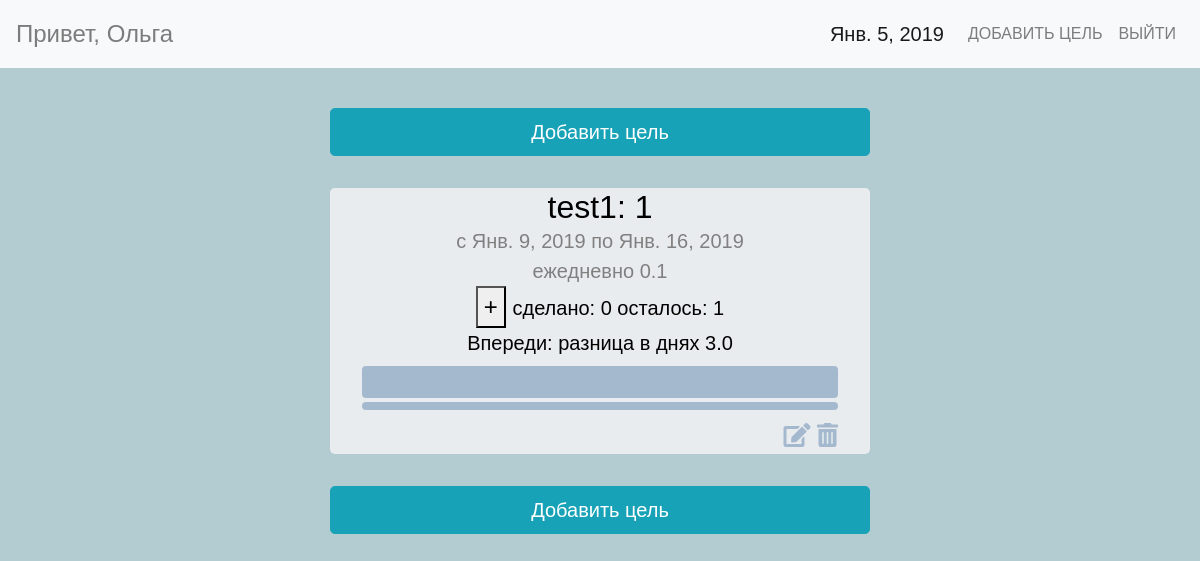
The page /progress/progress (signed in) on the database its author committed.
### progress/models.py (models this page shows)
class Target(models.Model):
    user = models.ForeignKey(User)
    target_description = models.CharField(max_length=300,)
    target = models.PositiveIntegerField(default=1)
    start_date = models.DateField()
    end_date = models.DateField()
    priority = models.SmallIntegerField(default=1, help_text='приоритет в показе',
                                        choices=((1, 'обычный порядок'),
                                                 (0, 'показывать в начале'),)
                                        )
    done = models.PositiveIntegerField(default=0)
    def _get_current_status(self):
        from datetime import date, datetime
        current_date = date.today()
        task_duration = (self.end_date - self.start_date).days + 1
        target_per_day = self.target / task_duration
        to_be_done = target_per_day * ((current_date - self.start_date).days + 1)  # на сегодня
        if target_per_day == 0:
            return target_per_day
        diff_days =  (self.done - to_be_done) / target_per_day
        return diff_days
    def _get_persentage(self):
        if self.target == 0:
            return 0
        else:
            result = int(self.done * 100 / self.target)
            if result <= 100:
                return result
            else:
                return 100
    def _wording(self):
        if self.f1 == 0:
            return "В графике".format()
        elif self.f1 > 0:
            return 'Впереди'
        else:
            return 'Отстаем'
    def _todo_daily(self):
        from datetime import date, datetime
        current_date = date.today()
        task_duration = (self.end_date - self.start_date).days + 1
        target_per_day = self.target / task_duration
        return target_per_day
    def _tobe_done(self):
        from datetime import date, datetime
        current_date = date.today()
        task_duration = (self.end_date - self.start_date).days + 1
        target_per_day = self.target / task_duration
        to_be_done_today = target_per_day * ((current_date - self.start_date).days + 1)  # на сегодня
        if self.target == 0:
            return 0
        else:
            to_be_done_today = to_be_done_today * 100/self.target
            if to_be_done_today >=100:
                return 100
            else:
                return int(to_be_done_today)
    def _left_todo(self):
        if (self.target - self.done) > 0:
            return (self.target - self.done)
        else:
            return 0
    f1 = property(_get_current_status)
    f2 = property(_get_persentage)
    word = property(_wording)
    daily = property(_todo_daily)
    todo_today = property(_tobe_done)
    left_todo = property(_left_todo)
    class Meta:
        ordering = ['priority', 'target_description']

### progress/views.py (the view, shortened to what this page needs)
# urls.py: url(r'^progress', views.progress, name='progress'),
@login_required
def progress(request):
    from datetime import date
    current_date = date.today()
    qs = Target.objects.filter(user=request.user.id).order_by('priority')
    return render(request, 'progress.html', locals())

### progress/templates/progress.html (shortened to what this page needs)
{% extends "base.html" %}
{% load staticfiles %}
{% block content %}
<nav class="navbar navbar-expand-lg navbar-light bg-light fixed-top">
    <span class="navbar-text">
    Привет, {{user.first_name}}
  </span>
    <div class="collapse navbar-collapse justify-content-end" id="navbarNav">
        <a class="navbar-brand" href="#">{{ current_date }}</a>
        <ul class="navbar-nav">
            <li class="nav-item">
                <a class="nav-link" href="add_target">Добавить цель </a>
            </li>
            <li class="nav-item">
                <a class="nav-link" href="logout">Выйти</a>
            </li>
        </ul>
    </div>
</nav>
<br><br><br>
<div class="container">
    <div class="row">
        <div class="col"></div>
        <div class="col-md-6 col-sm-12">
            <div class="jumbotron" style="background: transparent; padding:0;">
                <center>
                    <a href="/progress/add_target" class="btn btn-info btn-lg btn-block" role="button">Добавить цель</a>
                </center>
            </div>
        </div>
        <div class="col"></div>
    </div>
</div>
{% for task in qs %}
<div class="container">
    <div class="row">
        <div class="col"></div>
        <div class="col-md-6 col-sm-12">
            <div class="jumbotron tracking">
                <center>
                    <h1 class="display-4"> {{ task.target_description }}: {{task.target}}
                    </h1>
                    <p class="lead grey"> c {{task.start_date}} по {{task.end_date}}</p>
                    <p class="lead grey"> ежедневно {{task.daily|floatformat:'1'}}</p>
                    <button id="show{{task.id}}">+</button>
                    <span style="font-size:1.25rem;">
                    сделано: {{task.done}} осталось: {{task.left_todo}} <br>
                    {{task.word}}: разница в днях {{task.f1|floatformat:'1'}}
                    </span>
                    <div class="progress">
                    </div>
                    <div class="progress progress_tobe">
                    </div>
                </center>
                <div class='icons'>
                    <a class='' title="редактировать" href='/progress/edit_target/{{task.id}}'>
                        <i class="fas fa-edit"></i>
                    </a>
                    <a class='' title="удалить" href='/progress/delete_target/{{task.id}}'>
                        <i class="fas fa-trash-alt"></i>
                    </a>
                </div>
            </div>
        </div>
        <div class="col"></div>
    </div>
</div>
{% endfor %}
<div class="container">
    <div class="row">
        <div class="col"></div>
        <div class="col-md-6 col-sm-12">
            <div class="jumbotron" style="background: transparent; padding:0;">
                <a href="/progress/add_target" class="btn btn-info btn-lg btn-block" role="button">Добавить цель</a>
            </div>
        </div>
        <div class="col"></div>
    </div>
</div>
{% endblock %}

### progress/static/progress/style.css (style rules this page uses)
body,div,dl,dt,dd,ul,ol,li,h1,h2,h3,h4,h5,h6,pre, form,fieldset,input,textarea,p,blockquote,th,td { padding: 0; margin: 0; }
h1,h2,h3,h4,h5,h6 { font-weight: normal; font-size: 100%; }
body { background-color: rgb(178, 204, 210); height: 100%; font-size: 1.5rem; font-family: 'Rubik', sans-serif; color: black; }
h1 { color: black; font-size: 2rem!important; }
.progress { background-color: #a4b9ce!important; margin-top: 0.5rem!important; height: 2rem; }
.progress_tobe { margin-top: 0.2rem!important; margin-bottom: 0.5rem!important; height: 0.5rem; height: 0.5rem; }
.iconinfo, .icons a { color: #a4b9ce; }
.icons { text-align: right; }
.tracking { padding: 0rem 2rem; }
.grey { color: grey; }
.navbar-nav { list-style: none; text-transform: uppercase; font-size: 1rem; }

### rows shown on the page
Target: target_description "test1", target "1", start_date "Янв. 9, 2019", end_date "Янв. 16, 2019", daily "0.1", done "0", left_todo "1", word "Впереди", f1 "3.0"

### other values the page prints
{{ user.first_name }} "Ольга"
